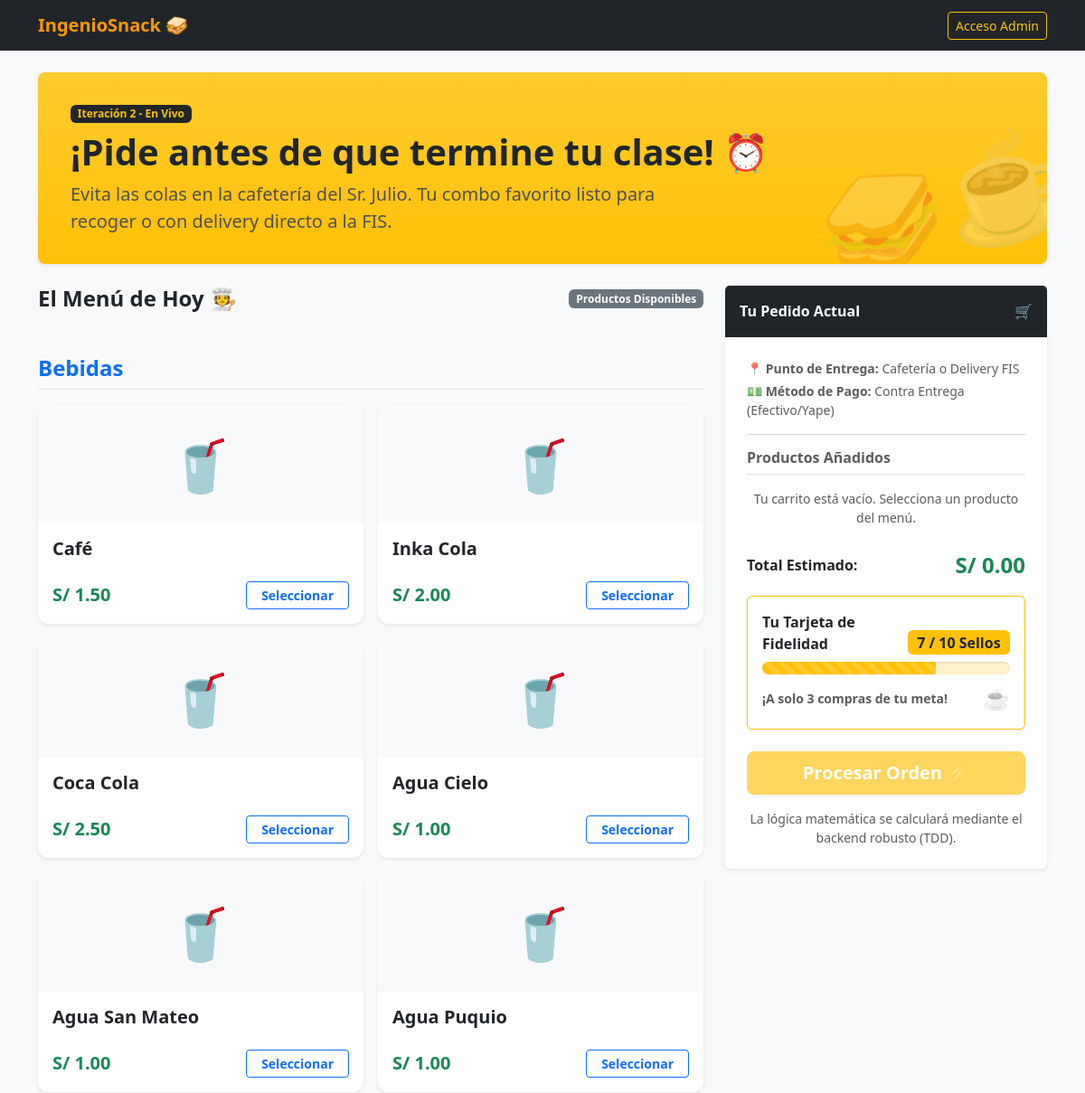
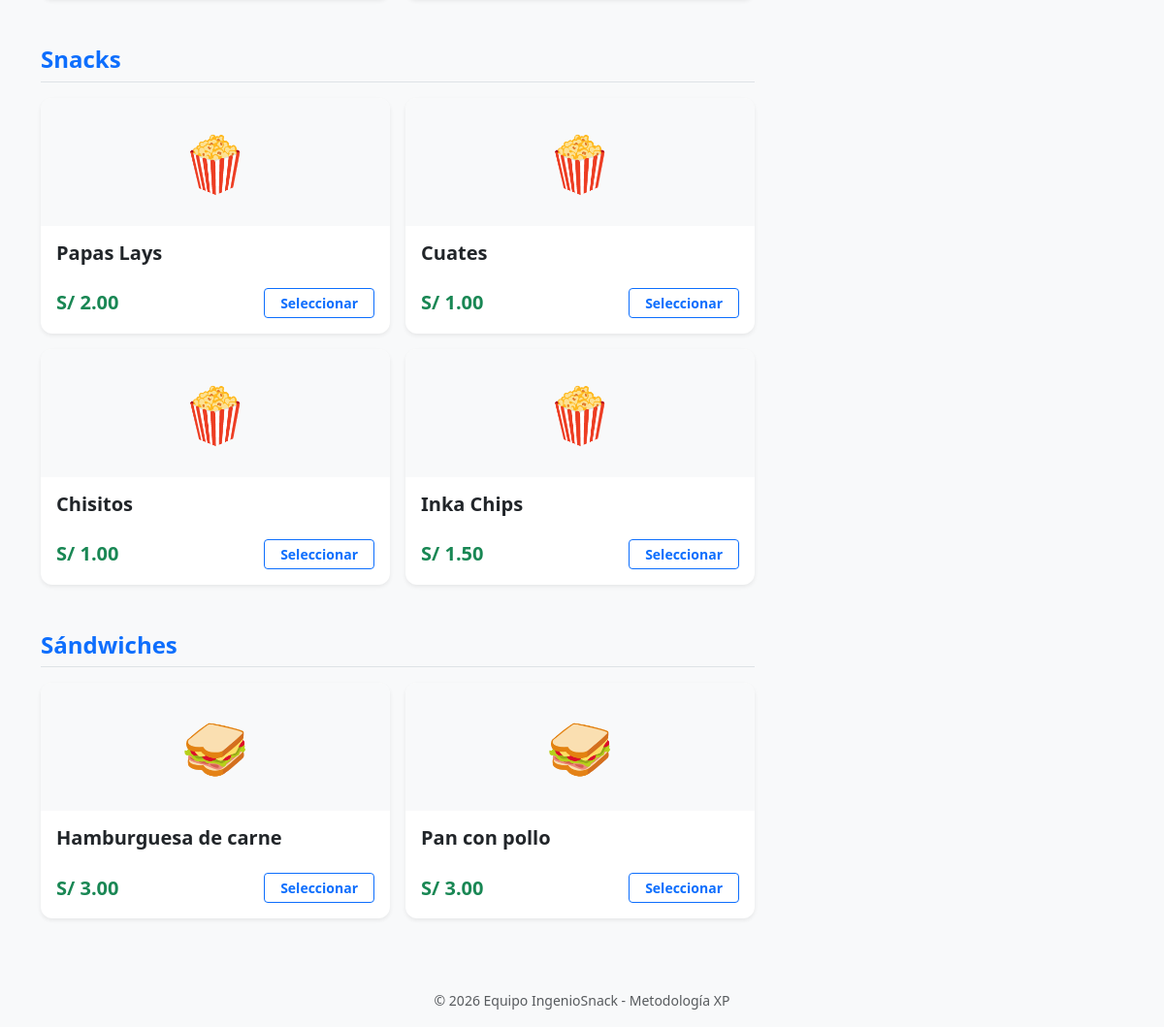
The page / on the database its author committed (2 pictures, top to bottom).
### src/models.py (models this page shows)
class Producto(db.Model):
    id = db.Column(db.Integer, primary_key=True)
    nombre = db.Column(db.String(100), nullable=False)
    precio = db.Column(db.Float, nullable=False)
    categoria = db.Column(db.String(50), nullable=False) # 'Sándwiches', 'Bebidas' o 'Snacks'
    disponible = db.Column(db.Boolean, default=True) # Para que el Sr. Julio pueda "apagar" un producto si se acaba

### src/app.py (the view)
@app.route('/')
def index():
    catalogo_completo = Producto.query.all()
    return render_template('cliente/index.html', productos=catalogo_completo)

### templates/cliente/index.html (shortened to what this page needs)
{% extends "base.html" %}
{% block content %}
<div class="p-4 mb-4 bg-warning bg-gradient rounded-3 shadow-sm text-dark position-relative overflow-hidden">
    <div class="container-fluid py-2 position-relative" style="z-index: 2;">
        <span class="badge bg-dark text-warning mb-2 fw-bold">Iteración 2 - En Vivo</span>
        <h1 class="display-6 fw-bold">¡Pide antes de que termine tu clase! ⏰</h1>
        <p class="col-md-8 fs-5 mb-0 text-secondary-dark">Evita las colas en la cafetería del Sr. Julio. Tu combo favorito listo para recoger o con delivery directo a la FIS.</p>
    </div>
    <div class="position-absolute end-0 bottom-0 opacity-25 d-none d-md-block" style="font-size: 7rem; transform: rotate(-15deg) translate(20px, 20px);">🥪☕</div>
</div>
<div class="row g-4">
    {% include 'cliente/componentes/menu.html' %}
    {% include 'cliente/componentes/carrito.html' %}
</div>
{% endblock %}

### templates/cliente/componentes/menu.html (shortened to what this page needs)
<div class="col-lg-8">
    <div class="d-flex justify-content-between align-items-center mb-3">
        <h4 class="fw-bold m-0 text-dark">El Menú de Hoy 🧑‍🍳</h4>
        <span class="badge bg-secondary">Productos Disponibles</span>
    </div>
    {% for categoria, lista_productos in productos|groupby('categoria') %}
    <h4 class="text-primary mt-5 mb-3 border-bottom pb-2 fw-bold">{{ categoria }}</h4>
    <div class="row row-cols-1 row-cols-md-2 g-3 mb-4">
        {% for p in lista_productos %}
        <div class="col">
            <div class="card h-100 border-0 shadow-sm custom-card position-relative overflow-hidden {% if not p.disponible %}producto-agotado{% endif %}">
                <div class="bg-light p-4 text-center rounded-top" style="font-size: 3.5rem;">
                    {% if p.categoria == 'Sándwiches' %}🥪
                    {% elif p.categoria == 'Bebidas' %}🥤
                    {% else %}🍿{% endif %}
                </div>
                <div class="card-body d-flex flex-column justify-content-between">
                    <div>
                        <h5 class="card-title fw-bold text-dark">{{ p.nombre }}</h5>
                    </div>
                    <div class="d-flex justify-content-between align-items-center mt-3">
                        <span class="fs-5 fw-bold text-success">S/ {{ "%.2f"|format(p.precio) }}</span>
                        <button type="button"
                                class="btn btn-sm {% if p.disponible %}btn-outline-primary{% else %}btn-secondary disabled{% endif %} fw-bold px-3"
                                {% if p.disponible %}
                                onclick="verDetalle('{{ p.nombre }}', {{ p.precio }}, '{% if p.categoria == 'Sándwiches' %}🥪{% elif p.categoria == 'Bebidas' %}🥤{% else %}🍿{% endif %}')"
                                {% else %}
                                disabled
                                {% endif %}>
                            {% if p.disponible %}Seleccionar{% else %}Sin Stock{% endif %}
                        </button>
                    </div>
                </div>
            </div>
        </div>
        {% endfor %}
    </div>
    {% endfor %}
</div>

### templates/base.html (style rules this page uses)
body { background-color: #f8f9fa; }

### templates/cliente/index.html (style rules this page uses)
.custom-card { transition: transform 0.2s ease, box-shadow 0.2s ease; border-radius: 12px; }
.text-secondary-dark { color: #4f4f4f; }

### rows shown on the page
Producto: categoria "Bebidas", nombre "Café", precio "1.50", disponible "Seleccionar"
Producto: nombre "Inka Cola", precio "2.00", disponible "Seleccionar"
Producto: nombre "Coca Cola", precio "2.50", disponible "Seleccionar"
Producto: nombre "Agua Cielo", precio "1.00", disponible "Seleccionar"
Producto: nombre "Agua San Mateo", precio "1.00", disponible "Seleccionar"
Producto: nombre "Agua Puquio", precio "1.00", disponible "Seleccionar"
Producto: categoria "Snacks", nombre "Papas Lays", precio "2.00", disponible "Seleccionar"
Producto: nombre "Cuates", precio "1.00", disponible "Seleccionar"
Producto: nombre "Chisitos", precio "1.00", disponible "Seleccionar"
Producto: nombre "Inka Chips", precio "1.50", disponible "Seleccionar"
Producto: categoria "Sándwiches", nombre "Hamburguesa de carne", precio "3.00", disponible "Seleccionar"
Producto: nombre "Pan con pollo", precio "3.00", disponible "Seleccionar"
